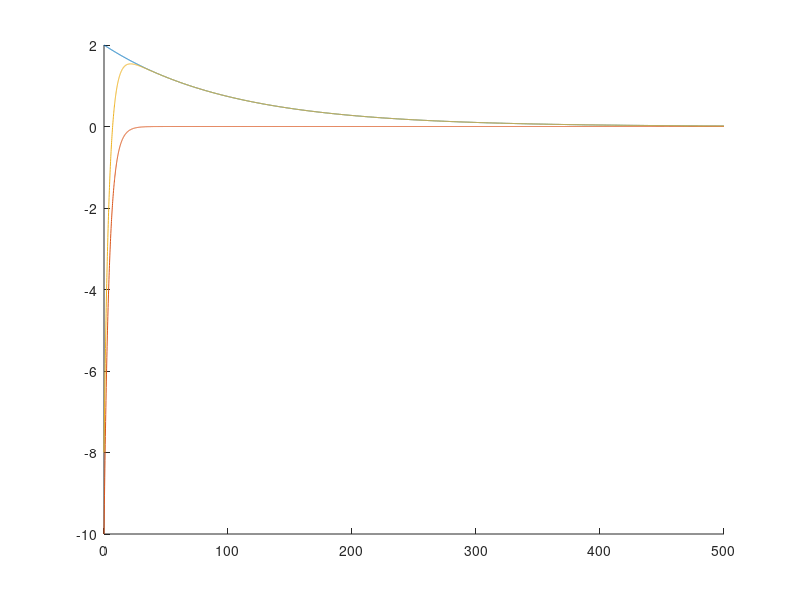

Write MATLAB code to recreate this figure.
t = 0:0.1:500;
td = t-20;
C1=0;
C2= 0;
A1 = 1;B1=1;
a1=0.01;b1=0.01;
A2 = -5;B2=-5;
a2=0.2;b2=0.30;
A3 = -5;a3=1/50;
f1 = A1*exp(-a1*t) + B1*exp(-b1*t);
f2 = A2*exp(-a2*t) + B2*exp(-b2*t);
f3=zeros(1,length(td));
f3(td>=0) = A3*exp(-a3*td(td>=0));
f3(td<0)= -A3*exp(a3*t(td<0));
f= f1 + f2 + f3;
figure;hold on;
plot(t,f1);
plot(t,f2);
plot(t,f1+f2);hold off;